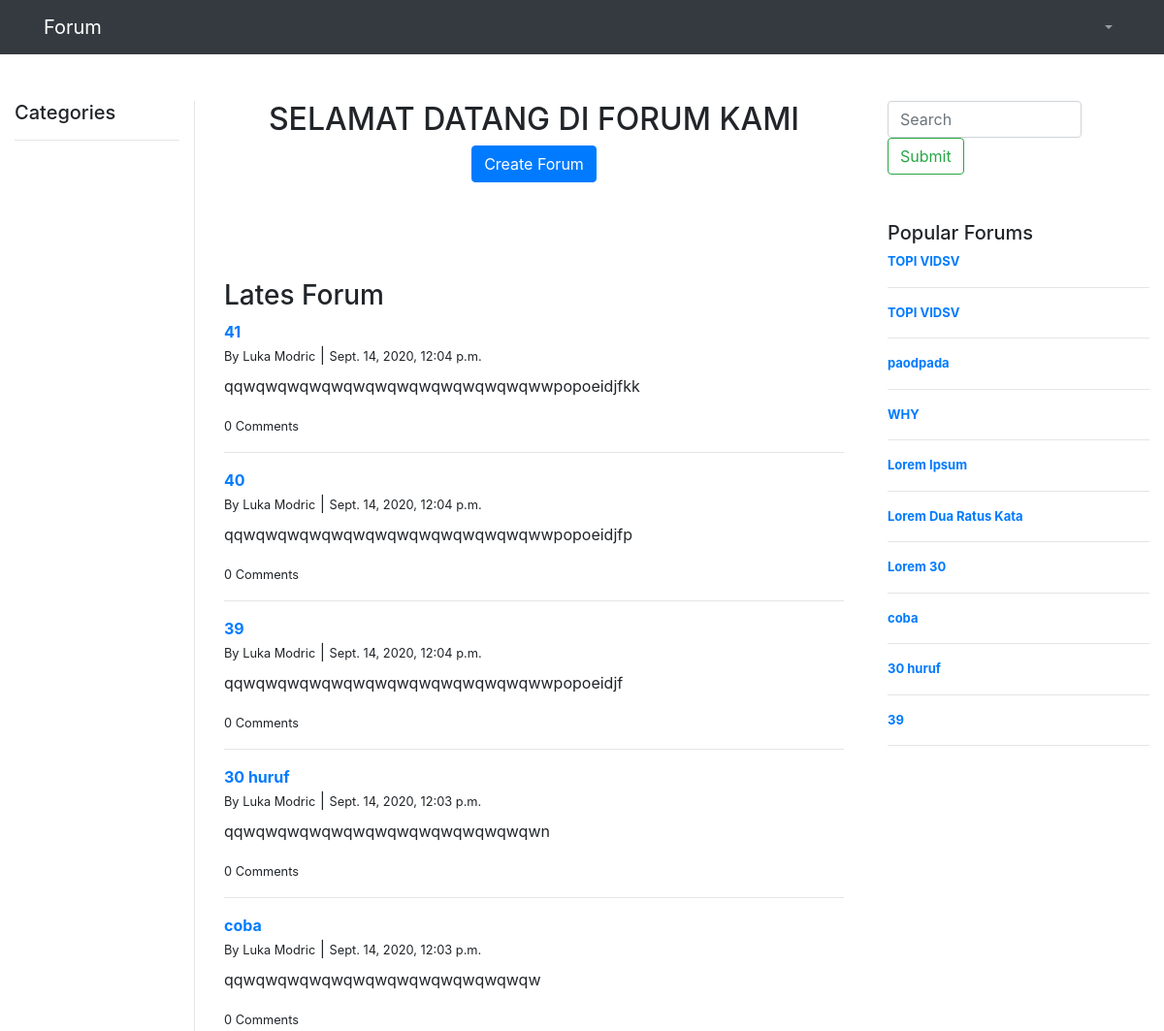
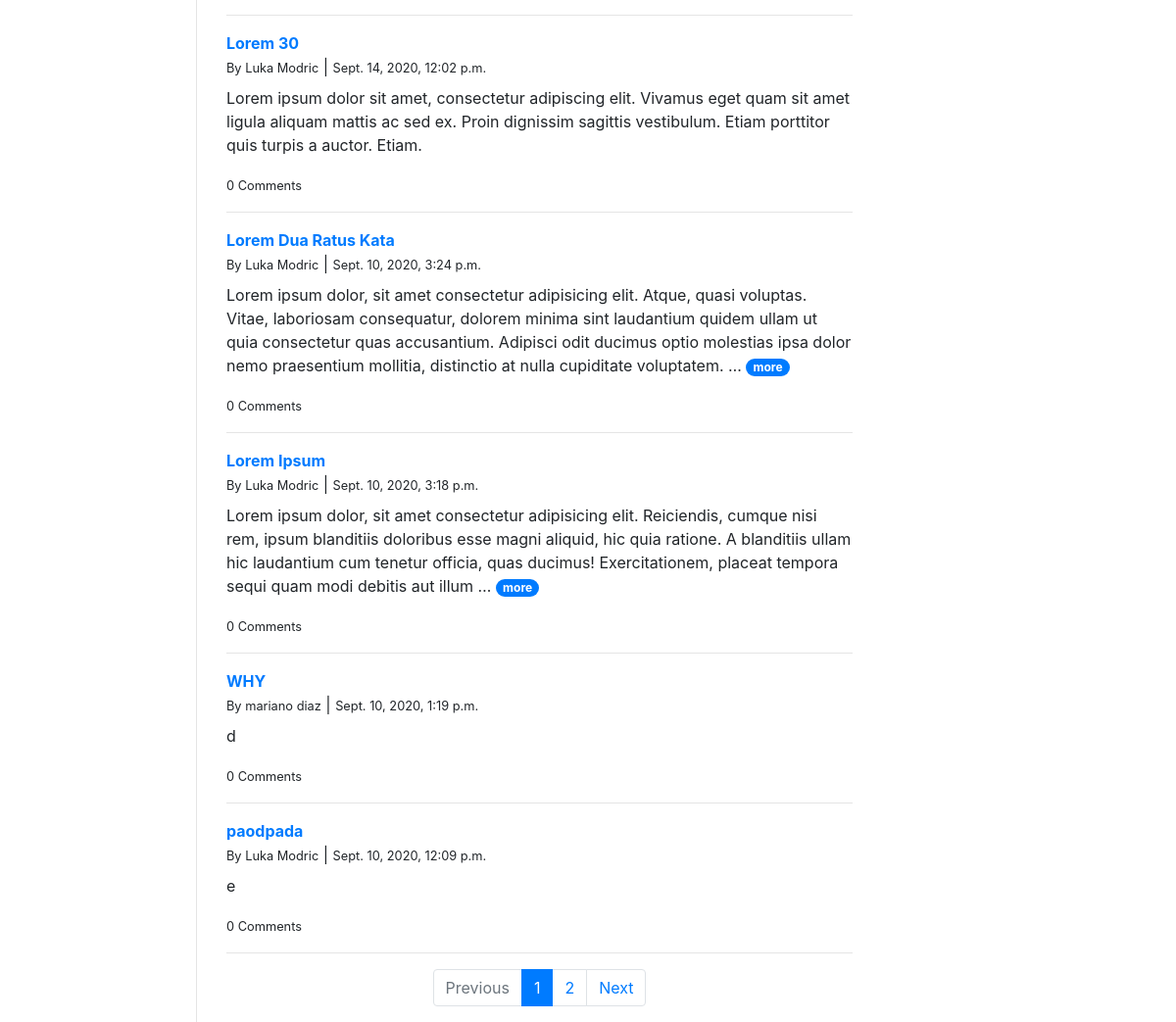
The app's page /, older data (2 pictures, top to bottom).
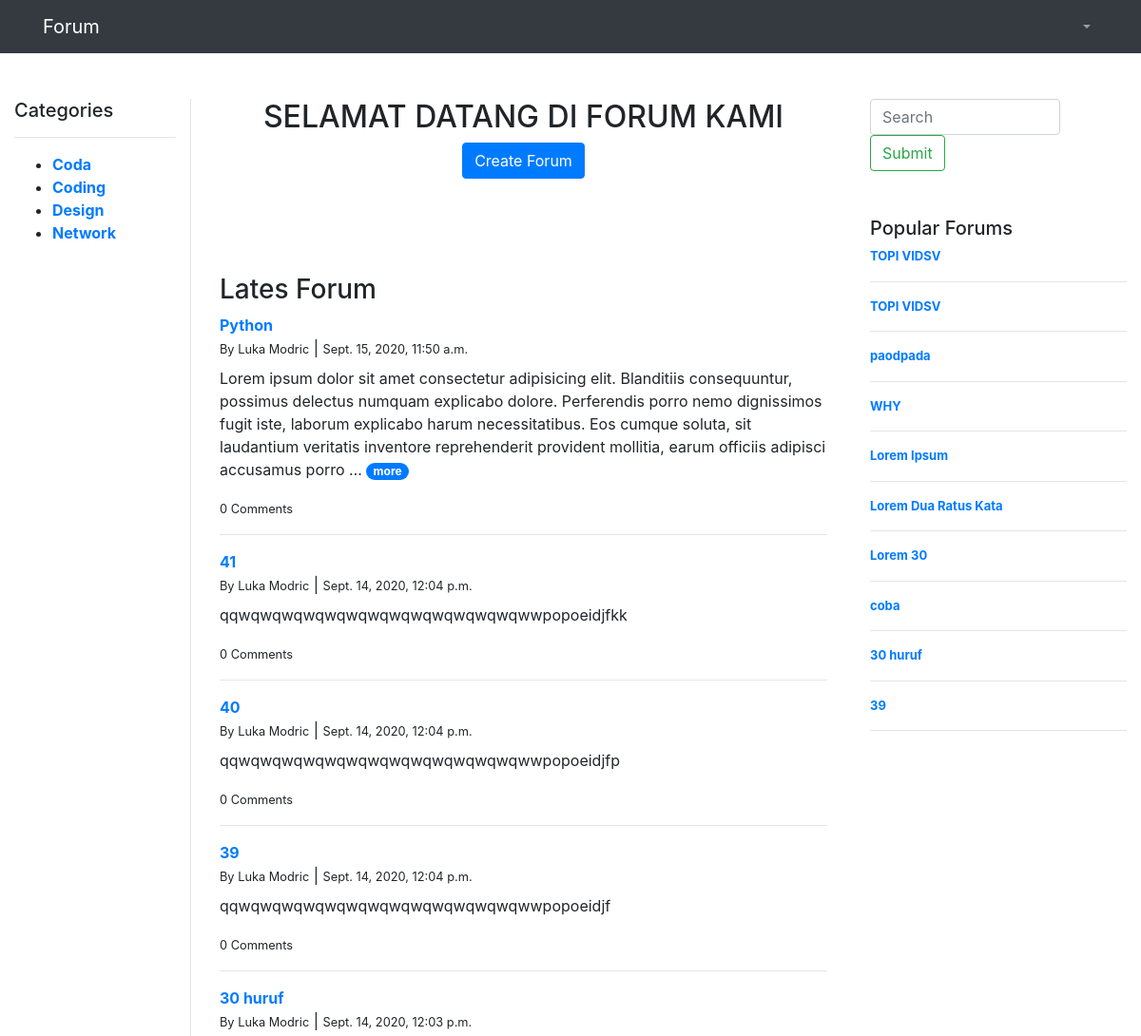
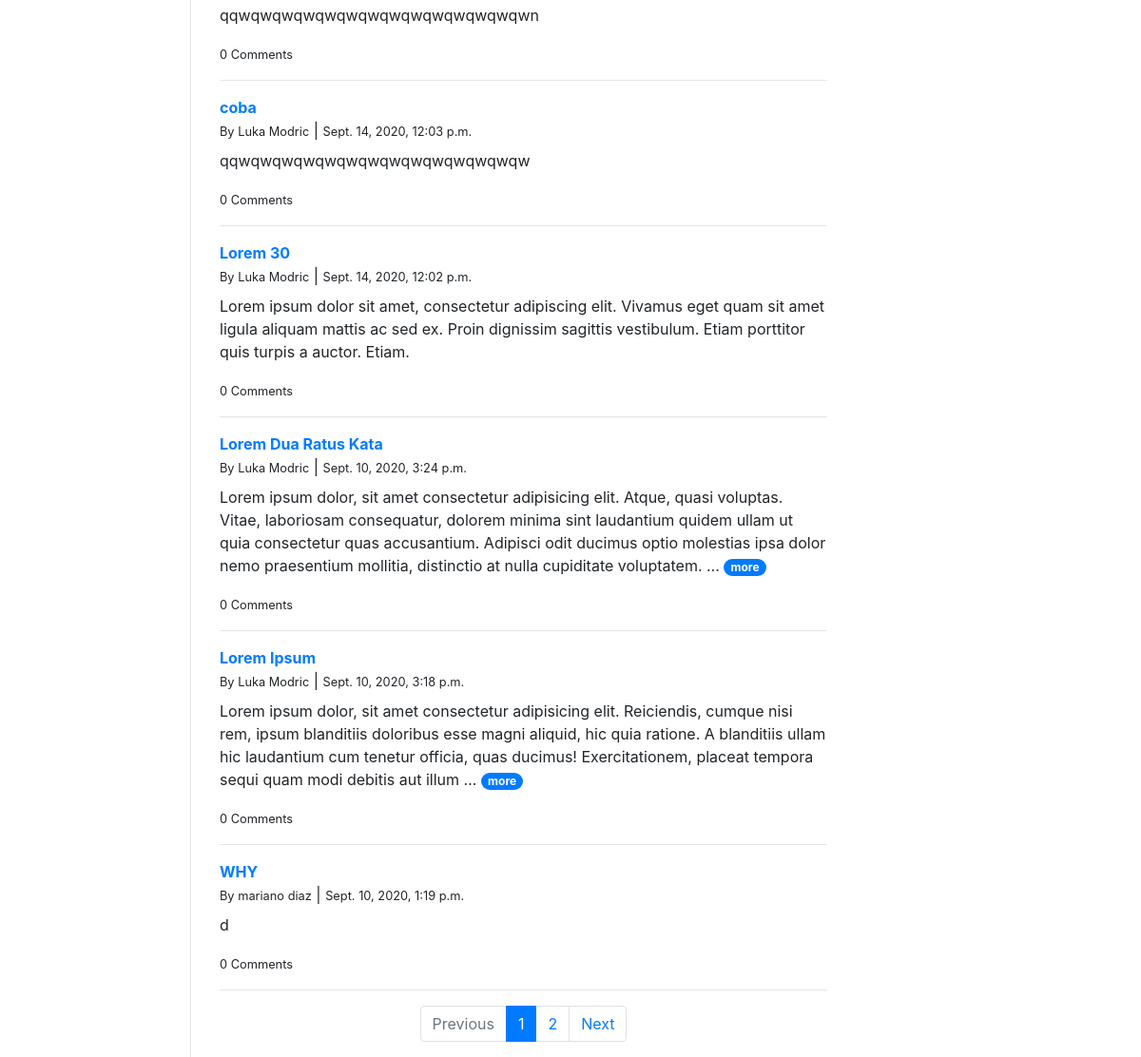
The same page, newer data (2 pictures, top to bottom).
### commentsapp/models.py (models this page shows, shortened)
class forum(models.Model):
    profile = models.ForeignKey(profile, null=True, blank=True,on_delete=models.SET_NULL)
    topic = models.CharField(max_length=300)
    category = models.ForeignKey(Category, null=True, blank=True, on_delete=models.SET_NULL)
    description = models.CharField(max_length=1000,blank=True)
    num_comment = models.IntegerField(blank=True, null=True)
    date_created=models.DateTimeField(auto_now_add=True,null=True)
    def __str__(self):
        return str(self.topic)

class profile(models.Model):
    user = models.OneToOneField(User, null=True, blank=True,on_delete=models.CASCADE)
    name = models.CharField(max_length=200,default="anonymous")
    phone = models.CharField(max_length=200, null=True)
    profile_pic = models.ImageField(null=True, blank=True, default="default-profile.png")
    date_created = models.DateTimeField(auto_now_add=True, null=True)

class Category(models.Model):
    category = models.CharField(max_length=200)
    def __str__(self):
        return self.category

### commentsapp/views.py (the view)
# urls.py: 2. Add a URL to urlpatterns:  path('', views.home, name='home')
def home(request):
    forums = forum.objects.all().annotate(total=Sum('profile')).order_by('-date_created')
    popular = forum.objects.all().order_by('-num_comment')
    category = Category.objects.all().order_by('category')
    print(popular)
    title = "Lates Forum"
    page = request.GET.get('page', 1)
    paginator = Paginator(forums, 10)
    countForum = forums.count()
    discussions = []
    print(request.user.id)
    for i in forums:
        discussions.append(i.discussion_set.all())
    try:
        forums = paginator.page(page)
    except PageNotAnInteger:
        forums = paginator.page(1)
    except EmptyPage:
        forums = paginator.page(paginator.num_pages)
    context = {'forums': forums, 'countForum': countForum,
    'discussions': discussions, 'popular':popular, 'category':category, 'title':title}
    return render(request, 'home.html', context)

### commentsapp/templatetags/define_action.py (called while the page is built)
@register.simple_tag()
def define(val=None):
  return val

### commentsapp/templates/home.html (shortened to what this page needs)
{% extends 'layout/main.html' %}
{% block content %}
<div class="container-fluid">
    <div class="row mt-5">
        {% include 'layout/left_bar.html' %}
        <div class="col-7" style="border-left:1px solid #e5e5e5;height:100%">
            <div class="container">
                <div class="text-center mb-5">
                    <h2 class="">SELAMAT DATANG DI FORUM KAMI</h2>
                    <a href="{% url 'addInForum' %}" class="btn btn-primary">Create Forum</a>
                </div>
                <h3 class="title-forumList">{{title}}</h3>
                {% load define_action %}
                {% for items_forum in forums %}
                {% if items_forum %}
                    {% define items_forum as items %}
                {% with forum=items %}
                <div class="mb-3">
                    <a class="d-block font-weight-bold" href="{% url 'view_forum' forum.id %}">
                        {{forum.topic}}
                    </a>
                        <small>By {{forum.profile.name}}</small> | <small>{{forum.date_created}}</small>
                        <p class="mt-2">
                            {{forum.description|truncatewords:40}}
                            {% if forum.description|wordcount > 40 %}
                                <a href="{% url 'view_forum' forum.id %}">
                                    <span class="badge badge-pill badge-primary">more</span>
                                </a>
                            {% endif %}
                        </p>
                        <small>{{forum.num_comment}} Comments</small>
                </div>
                <hr>
                    {% endwith %}
                {% endif %}
                {% empty %}
                <div class="empty text-center font-weight-bold">
                    <p>Oops!</p>
                    <p>Forum Not Found</p>
                </div>
                {% endfor %}
                {% if forums.has_other_pages %}
                <div class="d-flex justify-content-center">
                    <ul class="pagination">
                        {% if forums.has_previous %}
                            <li class="page-item">
                                <a class="page-link" tabindex="-1" aria-disabled="true" href="?page={{ forums.previous_page_number }}">Previous</a>
                            </li>
                        {% else %}
                            <li class="page-item disabled">
                                <a class="page-link" tabindex="-1" aria-disabled="true">Previous</a>
                            </li>
                        {% endif %}
                        {% for i in forums.paginator.page_range %}
                            {% if forums.number == i %}
                                <li class="page-item active" aria-current="page">
                                    <a class="page-link">{{ i }} <span class="sr-only">(current)</span></a>
                                </li>
                            {% else %}
                                <li class="page-item">
                                    <a class="page-link" href="?page={{ i }}">{{i}}</a>
                                </li>
                            {% endif %}
                        {% endfor %}
                        {% if forums.has_next %}
                            <li class="page-item">
                                <a class="page-link" href="?page={{ forums.next_page_number }}">Next</a>
                            </li>
                        {% else %}
                            <li class="page-item disabled">
                                <a class="page-link" tabindex="-1" aria-disabled="true">Next</a>
                            </li>
                        {% endif %}
                    </ul>
                </div>
                {% endif %}
            </div>
        </div>
        {% include 'layout/right_bar.html' %}
    </div>
</div>
{% endblock %}

### commentsapp/templates/layout/left_bar.html
<div class="col-2 sticky-top">
    <h5>Categories</h5>
    <hr>
    <ul>
        {% for cat in category %}
            <li><a class="font-weight-bold" href="{% url 'category' cat.id %}">{{cat}}</a></li>
        {% endfor %}
    </ul>
</div>

### commentsapp/templates/layout/right_bar.html
<div class="popular col-3">
    <div>
        <form class="form-inline my-2 my-lg-0" method="GET" action="{% url 'search' %}">
            <input style="width: 200px;" name="searchVal" class="form-control mr-sm-2" type="search" placeholder="Search" aria-label="Search">
            <input class="btn btn-outline-success my-2 my-sm-0" type="submit">
        </form>
    </div>
    <h5 class="mt-5">Popular Forums</h5>
    {% for top in popular|slice:"10" %}
        <a class="d-block font-weight-bold" href="{% url 'view_forum' top.id %}">{{top.topic}}</a>
        <hr>
    {% endfor %}
</div>

Row changes from the older to the newer data that the page shows:
no longer on one of the page's lists (row unchanged): forum: topic "paodpada", profile.name "Luka Modric", date_created "Sept. 10, 2020, 12:09 p.m.", description "e", num_comment "0"
added Category: category "Coda"
added Category: category "Coding"
added Category: category "Design"
added Category: category "Network"
added forum: topic "Python", profile.name "Luka Modric", date_created "Sept. 15, 2020, 11:50 a.m.", description "Lorem ipsum dolor sit amet consectetur adipisicing elit. Blanditiis consequuntur, possimus delectus numquam explicabo dolore. Perferendis porro nemo dignissimos fugit iste, laborum explicabo harum necessitatibus. Eos cumque soluta, sit laudantium veritatis inventore reprehenderit provident mollitia, earum officiis adipisci accusamus porro …", shows "more", num_comment "0", shown under "Lates Forum"
